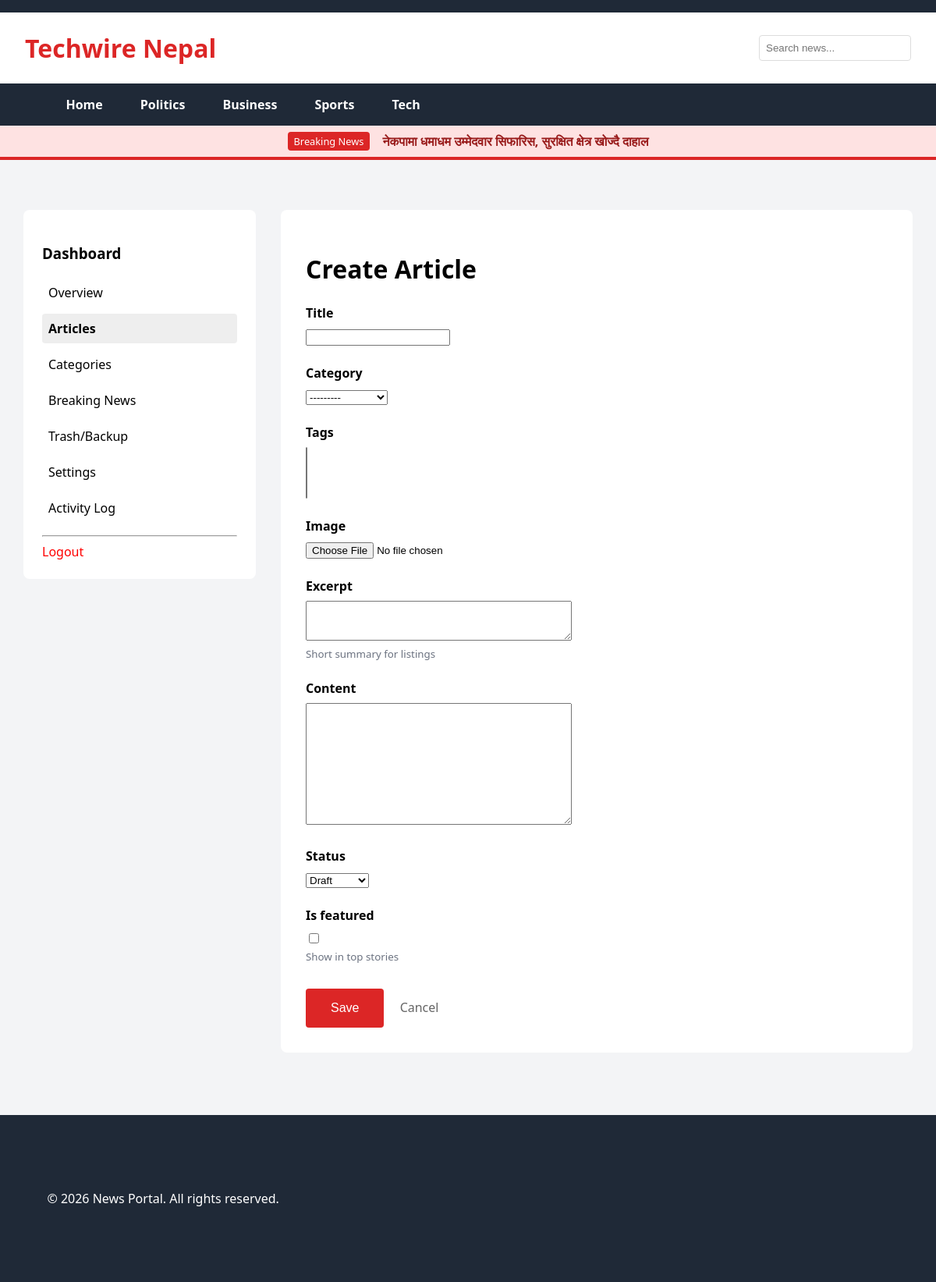
Page /dashboard/articles/new/ (signed in) on the committed database.
### news/models_config.py (models this page shows, shortened)
class SiteConfiguration(models.Model):
    site_name = models.CharField(max_length=100, default="News Portal")
    logo = models.ImageField(upload_to='site/', blank=True, null=True, help_text="Recommended size: 200x50px")
    favicon = models.ImageField(upload_to='site/', blank=True, null=True, help_text="Upload .ico or .png")
    meta_description = models.TextField(blank=True, help_text="For SEO: Description of the website")
    breaking_news_title = models.CharField(max_length=50, default="BREAKING")
    breaking_news_content = models.TextField(default="Welcome to the News Portal! This is a demo of the Breaking News Ticker.", help_text="Text to scroll in the header.")
    footer_text = models.CharField(max_length=200, default="© 2026 News Portal. All rights reserved.")
    contact_email = models.EmailField(blank=True)
    contact_phone = models.CharField(max_length=20, blank=True)
    address = models.CharField(max_length=200, blank=True)
    facebook_url = models.URLField(blank=True)
    twitter_url = models.URLField(blank=True)
    youtube_url = models.URLField(blank=True)
    class Meta:
        verbose_name = "Site Configuration"
        verbose_name_plural = "Site Configuration"

### news/views.py (the view)
# urls.py: path('dashboard/articles/new/', views.dashboard_article_create, name='dashboard_article_create'),
@staff_member_required
def dashboard_article_create(request):
    if request.method == 'POST':
        form = ArticleForm(request.POST, request.FILES)
        if form.is_valid():
            article = form.save(commit=False)
            article.author = request.user
            article.save()
            form.save_m2m() # Save tags
            return redirect('dashboard_article_list')
    else:
        form = ArticleForm()
    return render(request, 'news/dashboard/form.html', {'form': form, 'title': 'Create Article'})

### news/forms.py
class ArticleForm(forms.ModelForm):
    class Meta:
        model = Article
        fields = ['title', 'category', 'tags', 'image', 'excerpt', 'content', 'status', 'is_featured']
        widgets = {
            'title': forms.TextInput(attrs={'class': 'form-control'}),
            'category': forms.Select(attrs={'class': 'form-control'}),
            'tags': forms.SelectMultiple(attrs={'class': 'form-control'}),
            'video_url': forms.URLInput(attrs={'class': 'form-control'}),
            'excerpt': forms.Textarea(attrs={'class': 'form-control', 'rows': 3}),
            'content': forms.Textarea(attrs={'class': 'form-control', 'rows': 10}),
            'status': forms.Select(attrs={'class': 'form-control'}),
        }

### news/context_processors.py (called while the page is built)
def site_configuration(request):
    try:
        config = SiteConfiguration.objects.first()
        if not config:
            config = SiteConfiguration.objects.create()
    except:
        config = None
    return {'site_config': config}

### news/models.py (called while the page is built)
    def __str__(self):
        return self.name

### news/templates/news/dashboard/form.html (shortened to what this page needs)
{% extends 'news/dashboard/base_dashboard.html' %}
{% block dashboard_content %}
<h1>{{ title }}</h1>
<form method="post" enctype="multipart/form-data" style="max-width: 800px; margin-top: 1.5rem;">
    {% for field in form %}
    <div style="margin-bottom: 1.5rem;">
        <label style="display: block; margin-bottom: 0.5rem; font-weight: bold;">{{ field.label }}</label>
        {{ field }}
        {% if field.help_text %}
        <small class="text-muted" style="display: block; margin-top: 0.2rem;">{{ field.help_text }}</small>
        {% endif %}
    </div>
    {% endfor %}
    <div style="margin-top: 2rem;">
        <button type="submit" class="badge"
            style="border: none; cursor: pointer; padding: 1rem 2rem; font-size: 1rem;">Save</button>
        <a href="javascript:history.back()" style="margin-left: 1rem; color: #666;">Cancel</a>
    </div>
</form>
{% endblock %}

### news/templates/news/base.html (shortened to what this page needs)
<!DOCTYPE html>
<html lang="en">
<head>
</head>
<body>
    <header>
        <div class="top-bar">
        </div>
        <div class="main-header">
            <a href="/" class="logo">
                {% if site_config.logo %}
                <img src="{{ site_config.logo.url }}" alt="{{ site_config.site_name }}" style="max-height: 50px;">
                {% else %}
                {{ site_config.site_name }}
                {% endif %}
            </a>
            <input type="text" placeholder="Search news..."
                style="padding: 0.5rem; border: 1px solid #ddd; border-radius: 4px;">
        </div>
        <nav class="nav-menu">
            <div class="container" style="padding:0; margin:0 auto; max-width: 95%;">
                <ul>
                    <li><a href="/">Home</a></li>
                    {% for cat in categories %}
                    <li><a href="{% url 'category_detail' cat.slug %}">{{ cat.name }}</a></li>
                    {% empty %}
                    <li><a href="#">Politics</a></li>
                    <li><a href="#">Business</a></li>
                    <li><a href="#">Sports</a></li>
                    <li><a href="#">Tech</a></li>
                    {% endfor %}
                </ul>
            </div>
        </nav>
        <div style="background: #fee2e2; color: #991b1b; padding: 0.5rem; display: flex; align-items: center;">
            <div class="container"
                style="padding: 0; display: flex; align-items: center; max-width: 95%; margin: 0 auto;">
                <span class="badge" style="margin-right: 1rem; flex-shrink: 0;">Breaking News</span>
                <marquee scrollamount="6" style="font-weight: 600;">
                    {{ site_config.breaking_news_content }}
                </marquee>
            </div>
        </div>
    </header>
    <div class="container">
        {% block content %}{% endblock %}
    </div>
    <footer>
        <div class="container" style="display:flex; justify-content:space-between; align-items:center; flex-wrap:wrap;">
            <div>
                <p>{{ site_config.footer_text }}</p>
            </div>
        </div>
    </footer>
</body>
</html>

### news/templates/news/base.html (style rules this page uses)
:root { --primary: #dc2626; --dark: #1f2937; --light: #f3f4f6; }
body { font-family: 'Segoe UI', sans-serif; margin: 0; background: var(--light); }
a { text-decoration: none; color: inherit; }
header { background: white; border-bottom: 4px solid var(--primary); }
.top-bar { background: var(--dark); color: white; padding: 0.5rem 2rem; font-size: 0.9rem; display: flex; justify-content: space-between; }
.main-header { padding: 1.5rem 2rem; display: flex; align-items: center; justify-content: space-between; }
.logo { font-size: 2rem; font-weight: 900; color: var(--primary); }
.nav-menu { background: var(--dark); color: white; padding: 0 2rem; }
.nav-menu ul { list-style: none; display: flex; margin: 0; padding: 0; overflow-x: auto; }
.nav-menu li a { display: block; padding: 1rem 1.5rem; font-weight: 600; white-space: nowrap; }
.container { max-width: 95%; margin: 0 auto; padding: 2rem 1rem; }
footer { background: var(--dark); color: white; padding: 3rem 2rem; margin-top: 3rem; text-align: center; }
.badge { background: var(--primary); color: white; padding: 0.2rem 0.5rem; border-radius: 4px; font-size: 0.8rem; }
.text-muted { color: #6b7280; }
body { top: 0 !important; }

### rows in the picture
SiteConfiguration: site_name "Techwire Nepal", breaking_news_content "नेकपामा धमाधम उम्मेदवार सिफारिस, सुरक्षित क्षेत्र खोज्दै दाहाल", footer_text "© 2026 News Portal. All rights reserved."

### other values in the picture
{{ title }} "Create Article"
{{ field.label }} "Title" "Category" "Tags" "Image" "Excerpt" "Content" "Status" "Is featured"
{{ field.help_text }} "Short summary for listings" "Show in top stories"
